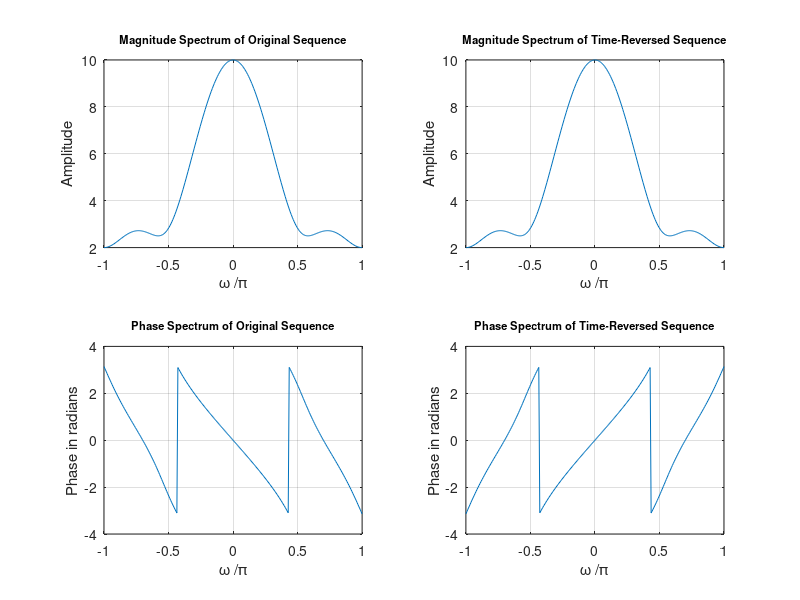

This chart was generated by the following MATLAB code:
% Program P3_6B
% Time Reversal Property of DTFT
clf;
w = -pi:2*pi/255:pi; % freqency vector for evaluating DTFT
% original ramp sequence
% note: num is nonzero for 0 <= n <= 3.
num = [1 2 3 4];
L = length(num)-1;
h1 = freqz(num, 1, w); % DTFT of original ramp sequence
h2 = freqz(fliplr(num), 1, w);
h3 = exp(w*L*1i).*h2;
% plot the magnitude spectrum of the original ramp sequence
subplot(2,2,1)
plot(w/pi,abs(h1));grid
title('Magnitude Spectrum of Original Sequence','FontSize',8)
xlabel('\omega /\pi');
ylabel('Amplitude');
% plot the magnitude spectrum of the time reversed ramp sequence
subplot(2,2,2)
plot(w/pi,abs(h3));grid
title('Magnitude Spectrum of Time-Reversed Sequence','FontSize',8)
xlabel('\omega /\pi');
ylabel('Amplitude');
% plot the phase spectrum of the original ramp sequence
subplot(2,2,3)
plot(w/pi,angle(h1));grid
title('Phase Spectrum of Original Sequence','FontSize',8)
xlabel('\omega /\pi');
ylabel('Phase in radians');
% plot the phase spectrum of the time reversed ramp sequence
subplot(2,2,4)
plot(w/pi,angle(h3));grid
title('Phase Spectrum of Time-Reversed Sequence','FontSize',8)
xlabel('\omega /\pi');
ylabel('Phase in radians');